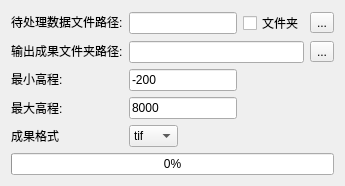
     <widget class="QWidget" name="HeightAnomalyDetection_page">
      <layout class="QGridLayout" name="gridLayout_5">
       <item row="0" column="0" colspan="2">
        <layout class="QGridLayout" name="gridLayout_4">
         <item row="0" column="0">
          <layout class="QGridLayout" name="gridLayout_3">
           <item row="0" column="0">
            <widget class="QLabel" name="label">
             <property name="text">
              <string>待处理数据文件路径:</string>
             </property>
            </widget>
           </item>
           <item row="1" column="0">
            <widget class="QLabel" name="label_2">
             <property name="text">
              <string>输出成果文件夹路径:</string>
             </property>
            </widget>
           </item>
           <item row="2" column="0">
            <widget class="QLabel" name="label_3">
             <property name="text">
              <string>最小高程:</string>
             </property>
            </widget>
           </item>
           <item row="3" column="0">
            <widget class="QLabel" name="label_4">
             <property name="text">
              <string>最大高程:</string>
             </property>
            </widget>
           </item>
           <item row="4" column="0">
            <widget class="QLabel" name="label_5">
             <property name="text">
              <string>成果格式</string>
             </property>
            </widget>
           </item>
          </layout>
         </item>
         <item row="0" column="1">
          <layout class="QGridLayout" name="gridLayout_6">
           <item row="0" column="0">
            <layout class="QHBoxLayout" name="horizontalLayout">
             <item>
              <widget class="QLineEdit" name="lineEdit"/>
             </item>
             <item>
              <widget class="QCheckBox" name="checkBox">
               <property name="text">
                <string>文件夹</string>
               </property>
              </widget>
             </item>
             <item>
              <widget class="QToolButton" name="toolButton">
               <property name="text">
                <string>...</string>
               </property>
              </widget>
             </item>
            </layout>
           </item>
           <item row="1" column="0">
            <layout class="QHBoxLayout" name="horizontalLayout_2">
             <item>
              <widget class="QLineEdit" name="lineEdit_2"/>
             </item>
             <item>
              <widget class="QToolButton" name="toolButton_2">
               <property name="text">
                <string>...</string>
               </property>
              </widget>
             </item>
            </layout>
           </item>
           <item row="2" column="0">
            <layout class="QHBoxLayout" name="horizontalLayout_3" stretch="0,2">
             <item>
              <widget class="QLineEdit" name="lineEdit_3">
               <property name="text">
                <string>-200</string>
               </property>
              </widget>
             </item>
             <item>
              <spacer name="horizontalSpacer_3">
               <property name="orientation">
                <enum>Qt::Horizontal</enum>
               </property>
               <property name="sizeHint" stdset="0">
                <size>
                 <width>40</width>
                 <height>20</height>
                </size>
               </property>
              </spacer>
             </item>
            </layout>
           </item>
           <item row="3" column="0">
            <layout class="QHBoxLayout" name="horizontalLayout_4" stretch="0,2">
             <item>
              <widget class="QLineEdit" name="lineEdit_4">
               <property name="text">
                <string>8000</string>
               </property>
              </widget>
             </item>
             <item>
              <spacer name="horizontalSpacer_2">
               <property name="orientation">
                <enum>Qt::Horizontal</enum>
               </property>
               <property name="sizeHint" stdset="0">
                <size>
                 <width>40</width>
                 <height>20</height>
                </size>
               </property>
              </spacer>
             </item>
            </layout>
           </item>
           <item row="4" column="0">
            <layout class="QHBoxLayout" name="horizontalLayout_5" stretch="0,2">
             <item>
              <widget class="QComboBox" name="comboBox">
               <item>
                <property name="text">
                 <string>tif</string>
                </property>
               </item>
               <item>
                <property name="text">
                 <string>img</string>
                </property>
               </item>
               <item>
                <property name="text">
                 <string>bil</string>
                </property>
               </item>
              </widget>
             </item>
             <item>
              <spacer name="horizontalSpacer">
               <property name="orientation">
                <enum>Qt::Horizontal</enum>
               </property>
               <property name="sizeHint" stdset="0">
                <size>
                 <width>40</width>
                 <height>20</height>
                </size>
               </property>
              </spacer>
             </item>
            </layout>
           </item>
          </layout>
         </item>
         <item row="1" column="0" colspan="2">
          <widget class="QProgressBar" name="progressBar">
           <property name="value">
            <number>0</number>
           </property>
          </widget>
         </item>
        </layout>
       </item>
      </layout>
     </widget>
